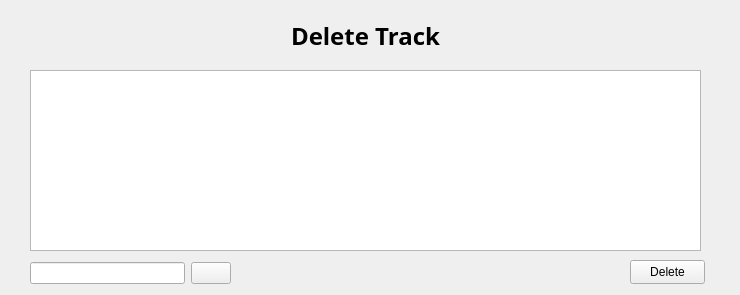
        <widget class="QWidget" name="deletetrack">
         <widget class="QLabel" name="label_fp_15">
          <property name="geometry">
           <rect>
            <x>0</x>
            <y>20</y>
            <width>731</width>
            <height>31</height>
           </rect>
          </property>
          <property name="font">
           <font>
            <family>Work Sans</family>
            <pointsize>18</pointsize>
            <bold>true</bold>
           </font>
          </property>
          <property name="text">
           <string>Delete Track</string>
          </property>
          <property name="alignment">
           <set>Qt::AlignCenter</set>
          </property>
         </widget>
         <widget class="QPushButton" name="deleteTrack_fp">
          <property name="geometry">
           <rect>
            <x>630</x>
            <y>260</y>
            <width>75</width>
            <height>24</height>
           </rect>
          </property>
          <property name="text">
           <string>Delete</string>
          </property>
         </widget>
         <widget class="QListView" name="deleteTrackListView">
          <property name="geometry">
           <rect>
            <x>30</x>
            <y>70</y>
            <width>671</width>
            <height>181</height>
           </rect>
          </property>
         </widget>
         <widget class="QWidget" name="layoutWidget_13">
          <property name="geometry">
           <rect>
            <x>30</x>
            <y>260</y>
            <width>201</width>
            <height>26</height>
           </rect>
          </property>
          <layout class="QHBoxLayout" name="horizontalLayout_12">
           <item>
            <widget class="QLineEdit" name="SearchDeleteTrackInput_fp"/>
           </item>
           <item>
            <widget class="QPushButton" name="SearchDeleteTrackButton_fp">
             <property name="text">
              <string/>
             </property>
            </widget>
           </item>
          </layout>
         </widget>
        </widget>
